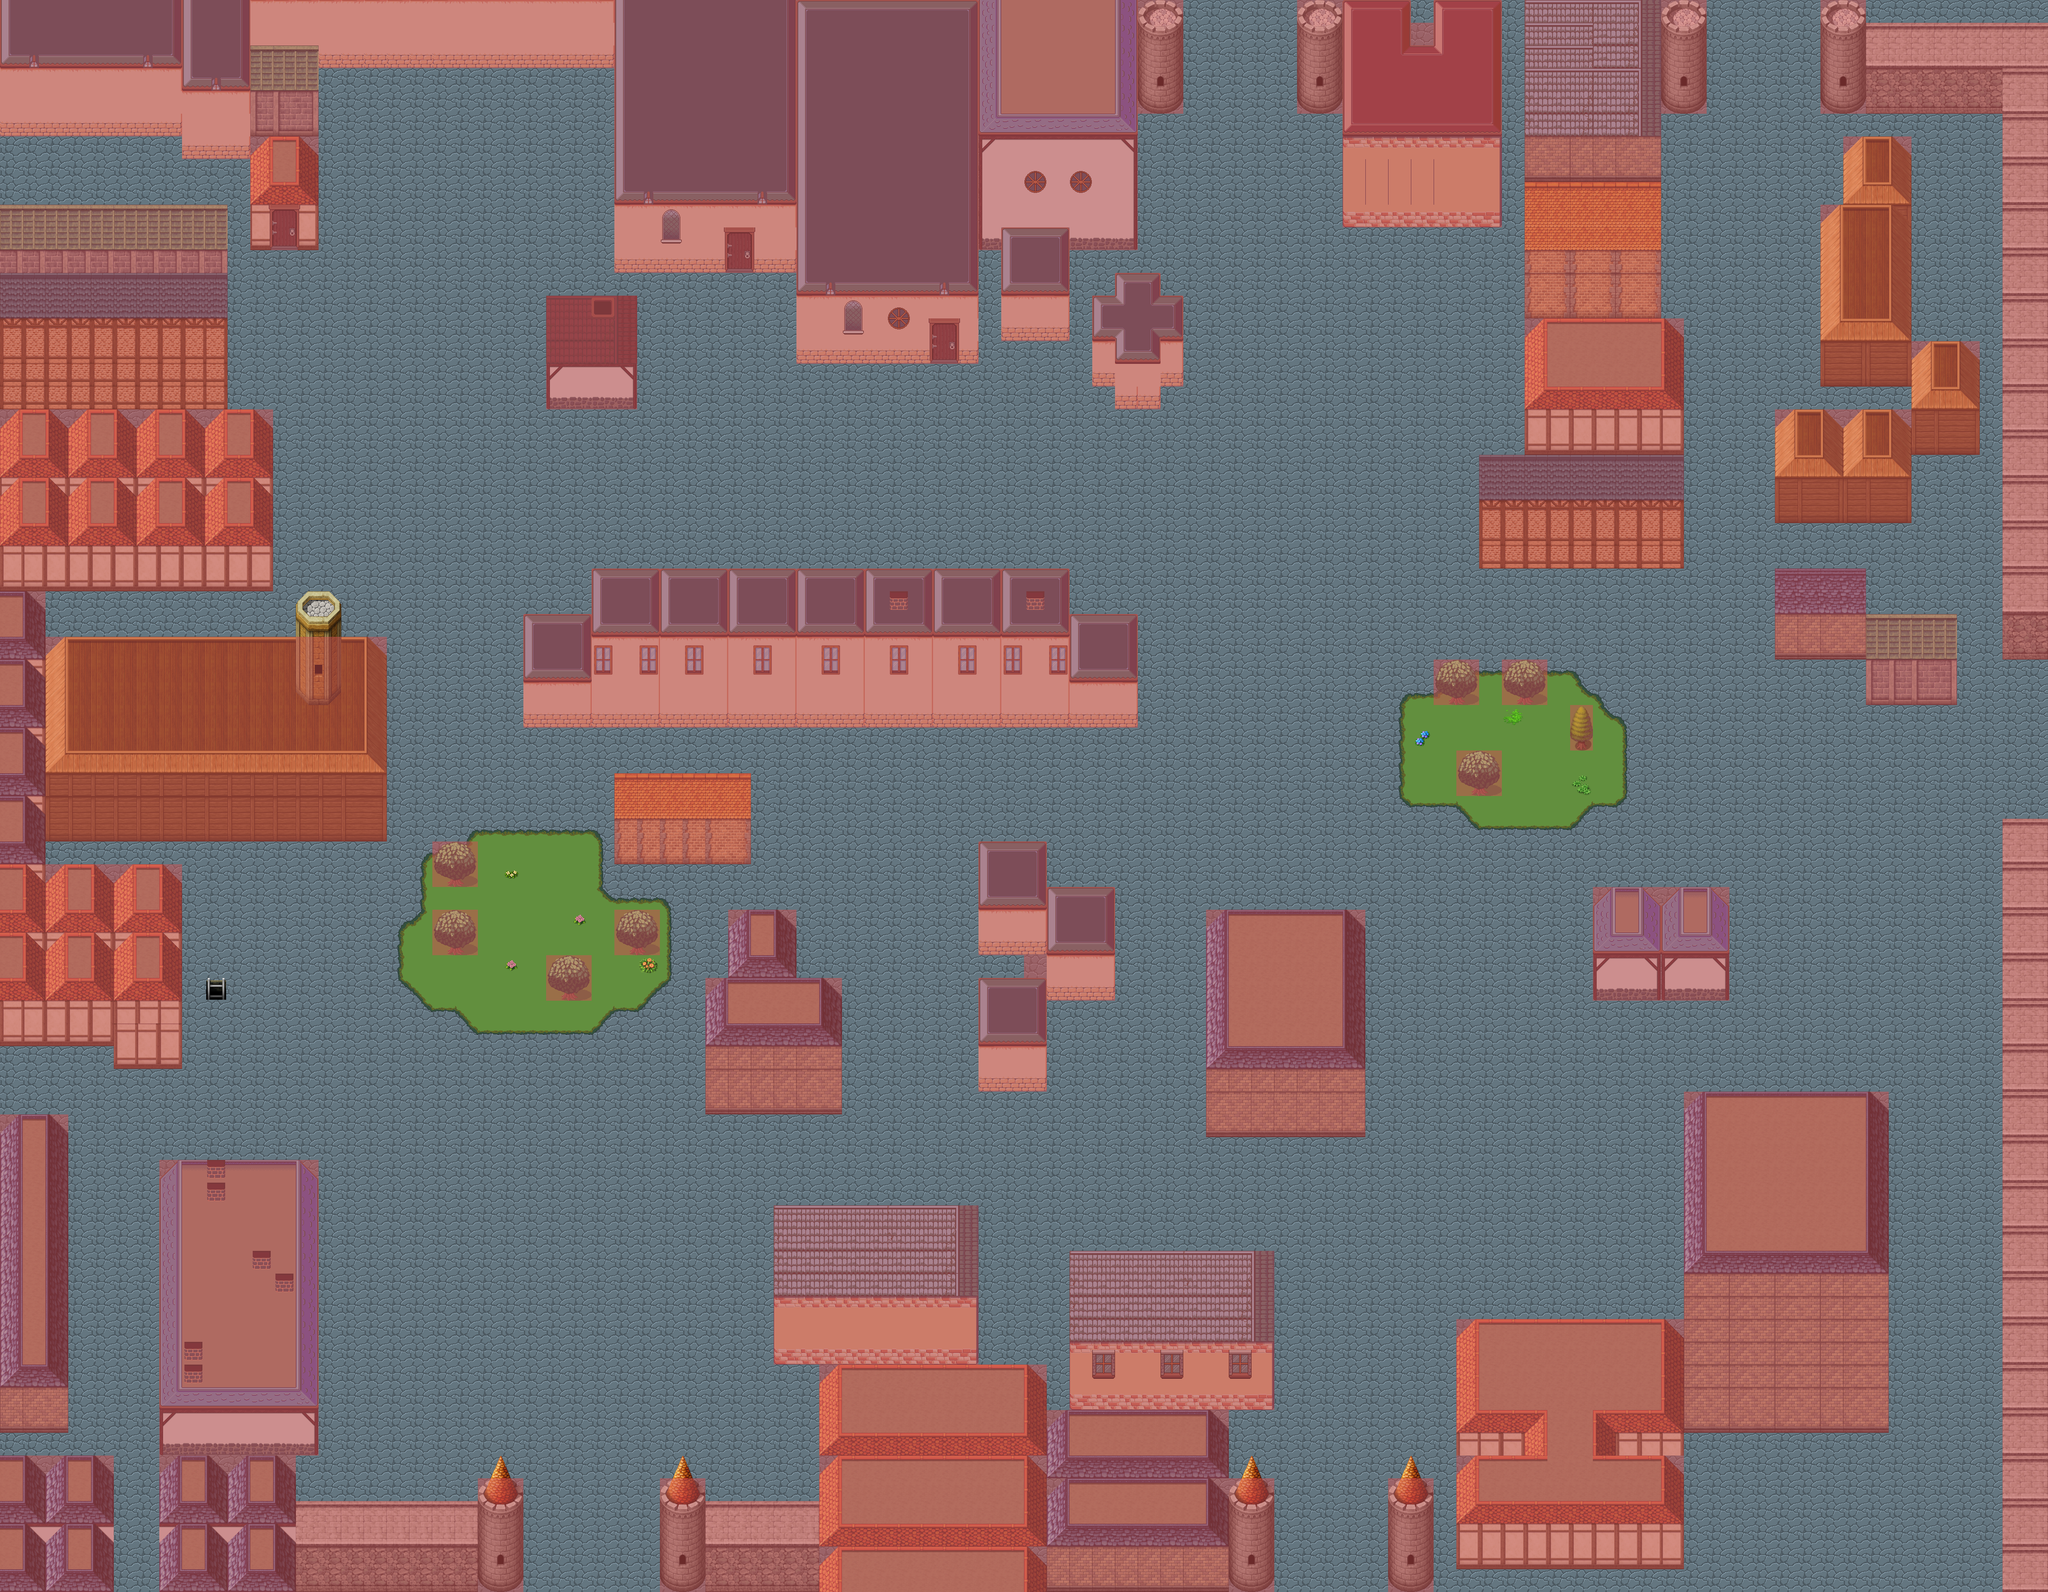

This game map was drawn from its Tiled (.tmx) file and the tilesets committed beside it. A one-line description and the trimmed map source follow:
An orthogonal 90x70 tile map with 48x48 px tiles, 6 tile layers (Floor, Grass, Houses (Behind), Houses, ...), 7 tilesets and 24 objects.

<map version="1.0" tiledversion="1.0.3" orientation="orthogonal" renderorder="right-down" width="90" height="70" tilewidth="48" tileheight="48" nextobjectid="28">
 <tileset firstgid="1" name="Sewer" tilewidth="48" tileheight="48" tilecount="100" columns="10">
  <image source="../img/tilesets/Sewer.png" width="480" height="480" />
 </tileset>
 <tileset firstgid="101" name="HousePackedSheet" tilewidth="48" tileheight="48" tilecount="192" columns="16">
  <image source="../img/tilesets/HousePackedSheet.png" width="768" height="576" />
 </tileset>
 <tileset firstgid="293" name="Outside_C" tilewidth="48" tileheight="48" tilecount="256" columns="16">
  <image source="../img/tilesets/Outside_C.png" width="768" height="768" />
 </tileset>
 <tileset firstgid="549" name="Outside_A3" tilewidth="48" tileheight="48" tilecount="128" columns="16">
  <image source="../img/tilesets/Outside_A3.png" width="768" height="384" />
 </tileset>
 <tileset firstgid="677" name="Grass" tilewidth="48" tileheight="48" tilecount="18" columns="6">
  <image source="../img/tilesets/Grass.png" width="288" height="144" />
  <terraintypes>
   <terrain name="Grass" tile="0" />
  </terraintypes>
  <tile id="0" terrain="0,0,0," />
  <tile id="1" terrain="0,0,," />
  <tile id="2" terrain="0,0,,0" />
  <tile id="3" terrain=",,,0" />
  <tile id="4" terrain=",,0,0" />
  <tile id="5" terrain=",,0," />
  <tile id="6" terrain="0,,0," />
  <tile id="8" terrain=",0,,0" />
  <tile id="9" terrain=",0,,0" />
  <tile id="10" terrain="0,0,0,0" />
  <tile id="11" terrain="0,,0," />
  <tile id="12" terrain="0,,0,0" />
  <tile id="13" terrain=",,0,0" />
  <tile id="14" terrain=",0,0,0" />
  <tile id="15" terrain=",0,," />
  <tile id="16" terrain="0,0,," />
  <tile id="17" terrain="0,,," />
 </tileset>
 <tileset firstgid="695" name="OutsideTilesNew" tilewidth="48" tileheight="48" tilecount="256" columns="16">
  <image source="../img/tilesets/OutsideTilesNew.png" width="768" height="768" />
 </tileset>
 <tileset firstgid="951" name="TileCollision_48x48" tilewidth="48" tileheight="48" tilecount="20" columns="5">
  <image source="../img/tilesets/TileCollision_48x48.png" width="240" height="192" />
 </tileset>
 <layer name="Floor" width="90" height="70">
  <data>[6300 cells, 6300 non-empty, 1 distinct tile ids]</data>
 </layer>
 <layer name="Grass" width="90" height="70">
  <data>[6300 cells, 185 non-empty, 17 distinct tile ids]</data>
 </layer>
 <layer name="Houses (Behind)" width="90" height="70">
  <data>[6300 cells, 36 non-empty, 3 distinct tile ids]</data>
 </layer>
 <layer name="Houses" width="90" height="70">
  <data>[6300 cells, 2676 non-empty, 186 distinct tile ids]</data>
 </layer>
 <layer name="Decor" width="90" height="70">
  <data>[6300 cells, 109 non-empty, 39 distinct tile ids]</data>
 </layer>
 <layer name="Collisions" width="90" height="70" opacity="0.52">
  <properties>
   <property name="collision" value="full" />
  </properties>
  <data>[6300 cells, 2700 non-empty, 1 distinct tile ids]</data>
 </layer>
 <objectgroup name="Object Layer 1">
  <object id="1" x="2496" y="0.5" width="48" height="48">
   <properties>
    <property name="eventId" value="001" />
   </properties>
  </object>
  <object id="2" x="2545.5" y="0" width="48" height="48">
   <properties>
    <property name="eventId" value="002" />
   </properties>
  </object>
  <object id="3" x="2594" y="0.5" width="48" height="48">
   <properties>
    <property name="eventId" value="003" />
   </properties>
  </object>
  <object id="4" x="2644" y="0.5" width="48" height="48">
   <properties>
    <property name="eventId" value="004" />
   </properties>
  </object>
  <object id="5" x="2694.5" y="1" width="48" height="48">
   <properties>
    <property name="eventId" value="005" />
   </properties>
  </object>
  <object id="6" x="3600" y="95.5" width="48" height="48">
   <properties>
    <property name="eventId" value="006" />
   </properties>
  </object>
  <object id="7" x="3649.5" y="95.5" width="48" height="48">
   <properties>
    <property name="eventId" value="007" />
   </properties>
  </object>
  <object id="8" x="3701" y="95" width="48" height="48">
   <properties>
    <property name="eventId" value="008" />
   </properties>
  </object>
  <object id="9" x="3751" y="95" width="48" height="48">
   <properties>
    <property name="eventId" value="009" />
   </properties>
  </object>
  <object id="10" x="3801.5" y="94.5" width="48" height="48">
   <properties>
    <property name="eventId" value="10" />
   </properties>
  </object>
  <object id="11" x="1968.67" y="722.667" width="48" height="48">
   <properties>
    <property name="eventId" value="11" />
   </properties>
  </object>
  <object id="12" x="1535.67" y="529.5" width="48" height="48">
   <properties>
    <property name="eventId" value="12" />
   </properties>
  </object>
  <object id="14" x="577" y="481" width="48" height="48">
   <properties>
    <property name="eventId" value="13" />
   </properties>
  </object>
  <object id="15" x="434" y="2066" width="48" height="48">
   <properties>
    <property name="eventId" value="14" />
   </properties>
  </object>
  <object id="16" x="1102.67" y="3311.33" width="48" height="48">
   <properties>
    <property name="eventId" value="15" />
   </properties>
  </object>
  <object id="18" x="1152" y="3312" width="48" height="48">
   <properties>
    <property name="eventId" value="16" />
   </properties>
  </object>
  <object id="19" x="1201.67" y="3312" width="48" height="48">
   <properties>
    <property name="eventId" value="17" />
   </properties>
  </object>
  <object id="20" x="1250.67" y="3313.33" width="48" height="48">
   <properties>
    <property name="eventId" value="18" />
   </properties>
  </object>
  <object id="21" x="1300.67" y="3313.33" width="48" height="48">
   <properties>
    <property name="eventId" value="19" />
   </properties>
  </object>
  <object id="23" x="2685.67" y="3307.67" width="48" height="48">
   <properties>
    <property name="eventId" value="20" />
   </properties>
  </object>
  <object id="24" x="2733.83" y="3308.33" width="48" height="48">
   <properties>
    <property name="eventId" value="21" />
   </properties>
  </object>
  <object id="25" x="2782.5" y="3307.33" width="48" height="48">
   <properties>
    <property name="eventId" value="22" />
   </properties>
  </object>
  <object id="26" x="2833.5" y="3308.33" width="48" height="48">
   <properties>
    <property name="eventId" value="23" />
   </properties>
  </object>
  <object id="27" x="2878.5" y="3308" width="48" height="48">
   <properties>
    <property name="eventId" value="24" />
   </properties>
  </object>
 </objectgroup>
</map>
